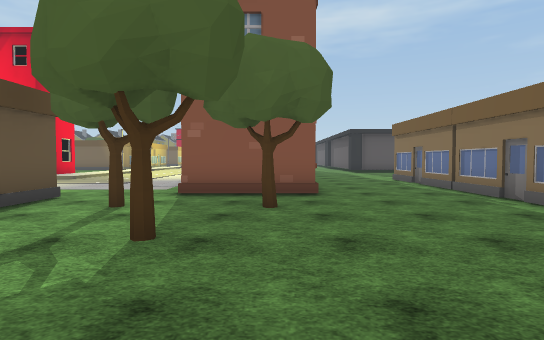
View 1 (above)

18 first-person views from a walk through a 3-D level made in the Unity game engine. The camera is 1.4 m above the floor, tilts 2° down and sees 80° across. The floor is counted in squares, 2 m on a side. Each view is taken from the middle of a square. On the plan, view 1 faces up. The plan holds only what a view shows up to about 10 squares ahead; the rest is blank. The place goes on beyond the plan. The player character is not drawn. Some animated figures are not drawn. Some surface patterns are stand-ins.

View 2
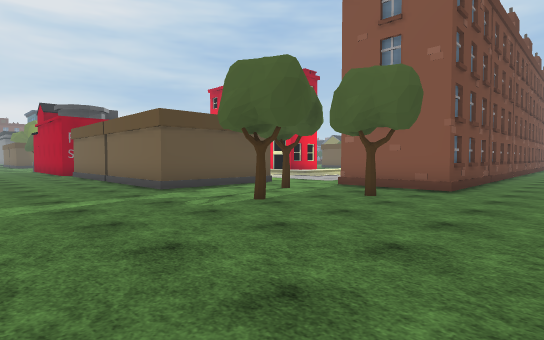

View 3
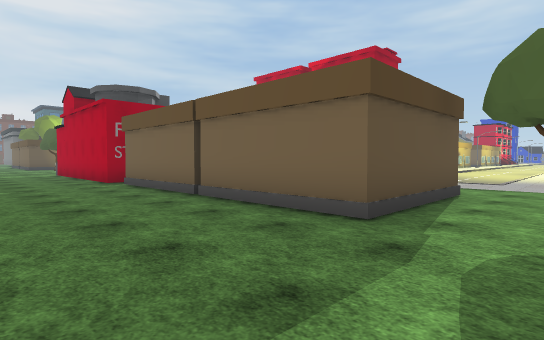

View 4
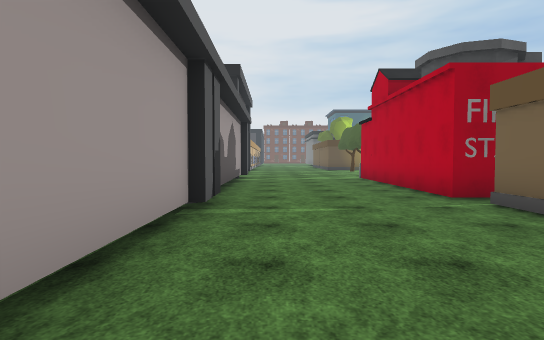

View 5
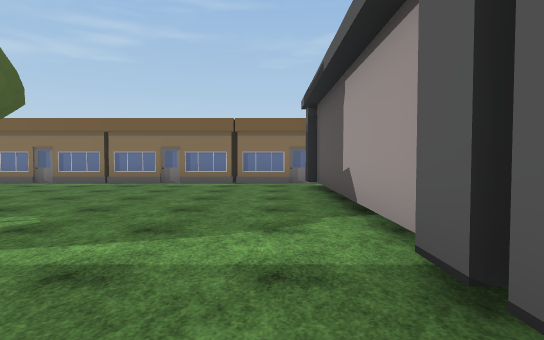

View 6
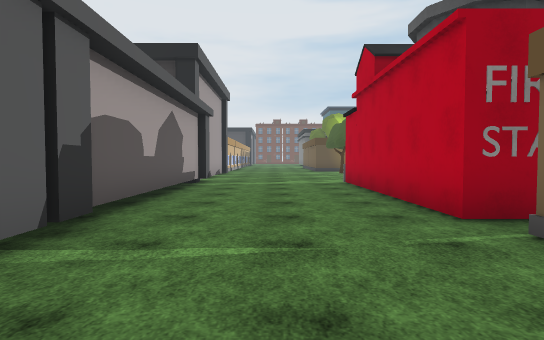

View 7
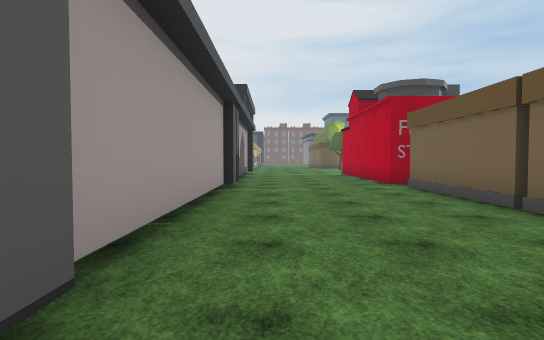

View 8
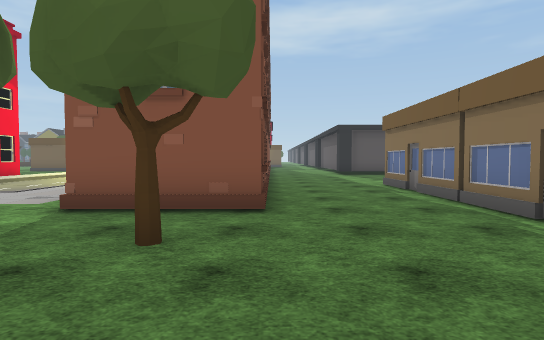

View 9
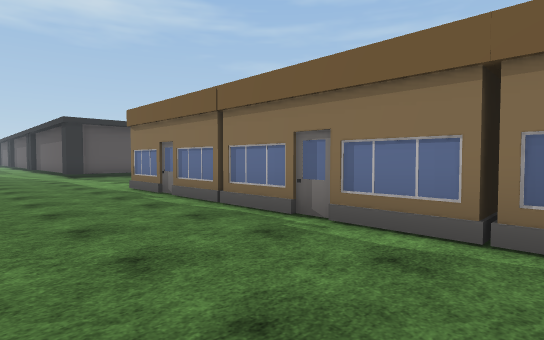

View 10
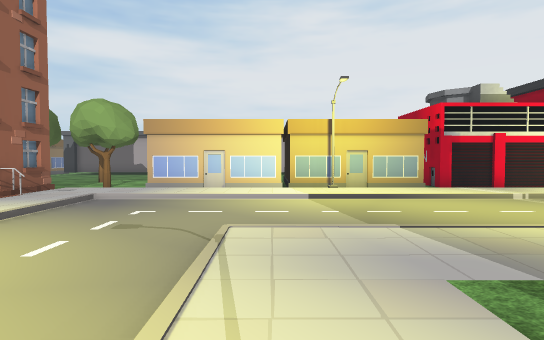

View 11
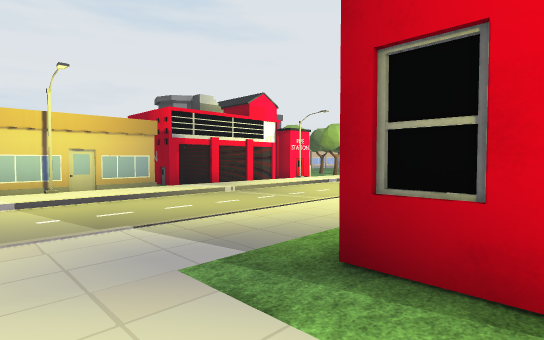

View 12
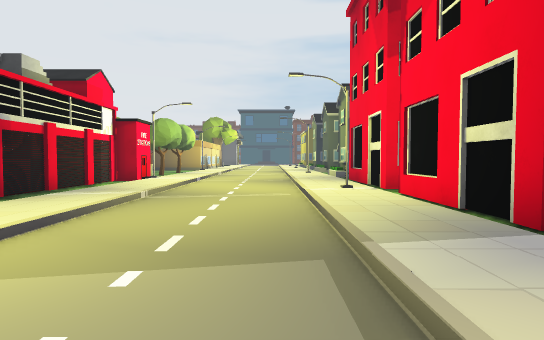

View 13
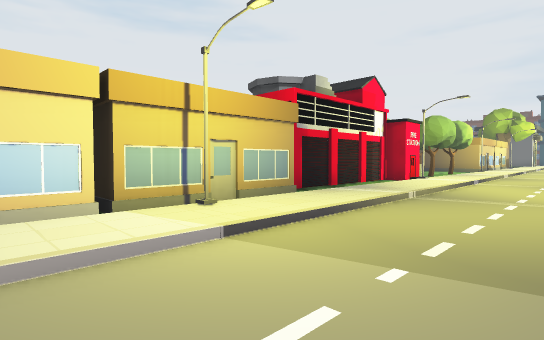

View 14
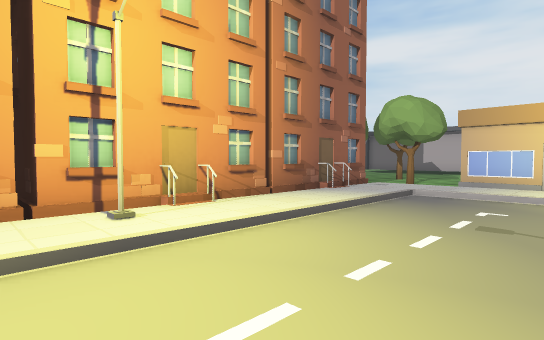

View 15
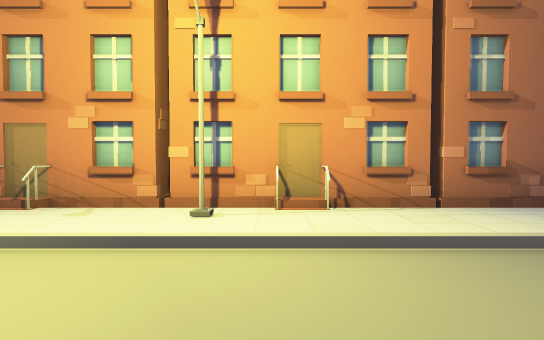

View 16
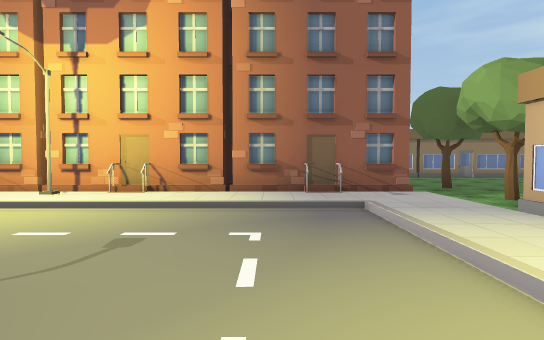

View 17
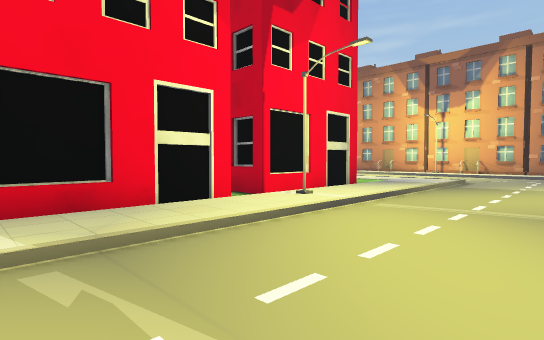

View 18
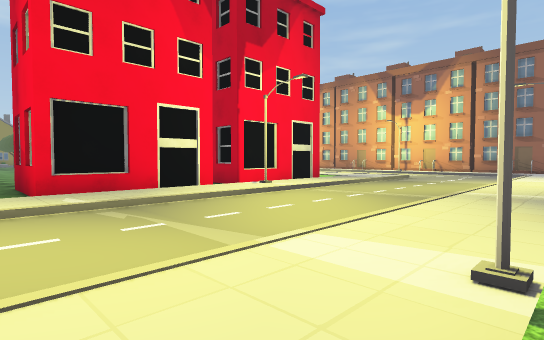

### Floor plan
Key: @ floor where view 1 was taken; # wall or solid block; . main floor; : floor 0.25 m higher than the main floor; / step, stairs or slope; H house; T tree; B building.
Columns run from 18 left of view 1 to 5 right of it. Each row starts with its distance up from view 1.
 14  #    ## # :...::# H...
 13  #B##.B###/:...#:##H...
 12  ////#/////:...:H  ....
 11 ::::::::::::...::  #...
 10 ...............::###..#
  9 ...............::  H..#
  8 ...............:H  #..H
  7 ::::::::::::::::/  #..#
  6 ////////HH///H///.....#
  5   #####    #  #.T.T...##
  4   #####    #  #.......H#
  3  ######.  #   #..T....H
  2 ......................#
  1 ......................H
  0 ..................@...##
 -1 ......................#
 -2  ######################
 -3                       H

Where each view was taken, in squares from view 1:
view 1: 0 up, 0 right, facing up
view 2: 1 down, 3 right, facing up-left
view 3: 1 down, 2 left, facing up-left
view 4: 1 down, 6 left, facing left
view 5: 1 down, 5 left, facing right
view 6: 0 up, 8 left, facing left
view 7: 1 down, 3 left, facing left
view 8: 2 up, 1 right, facing up
view 9: 3 up, 1 right, facing up-right
view 10: 14 up, 7 left, facing down
view 11: 14 up, 7 left, facing down-left
view 12: 10 up, 6 left, facing left
view 13: 10 up, 6 left, facing down-left
view 14: 14 up, 6 left, facing down-right
view 15: 12 up, 6 left, facing right
view 16: 9 up, 8 left, facing right
view 17: 8 up, 17 left, facing up-right
view 18: 6 up, 18 left, facing up-right
